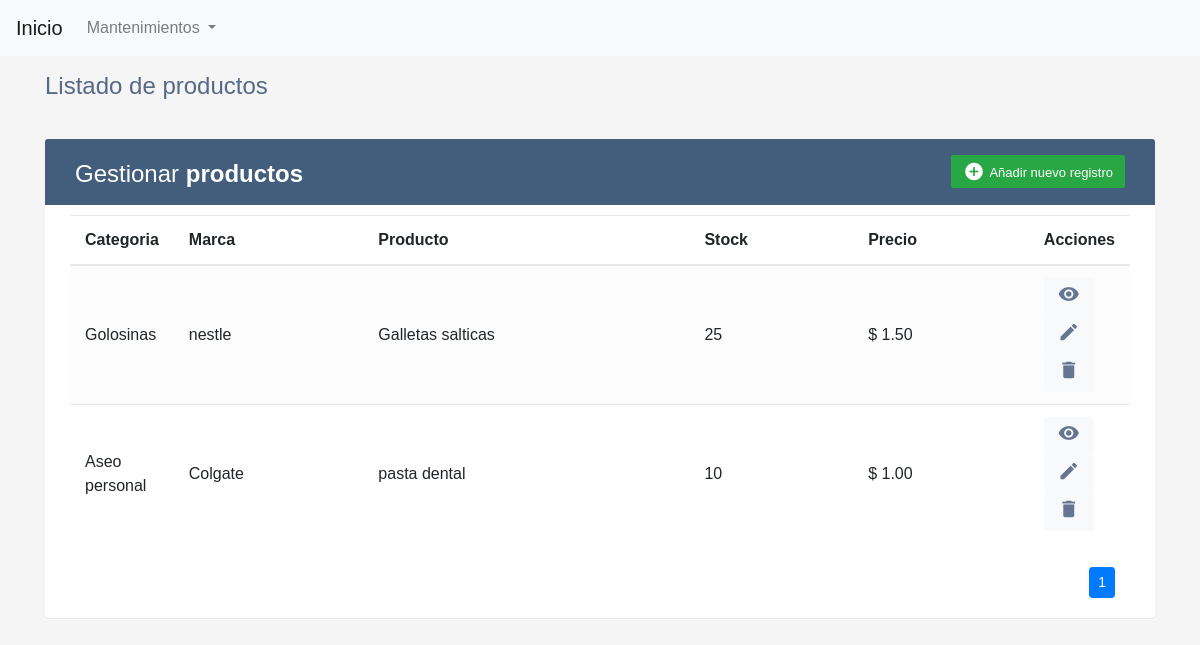
The page /producto/ on the database its author committed.
### producto/models.py (models this page shows, shortened)
class Producto(models.Model):
    producto = models.CharField(("Producto"), max_length=100, unique=True)
    categoria = models.ForeignKey(Categoria, verbose_name=("Categoria"), on_delete=models.PROTECT)
    marca = models.ForeignKey(Marca, verbose_name=("Marca"), on_delete=models.PROTECT)
    stock = models.IntegerField("Stock")
    precio = models.DecimalField(("Precio"), default="0", max_digits=5, decimal_places=2)
    class Meta:
        verbose_name = ("Producto")
        verbose_name_plural = ("Productos")

### categoria/models.py (models this page shows)
class Categoria(models.Model):
    categoria  = models.CharField("Categoria", max_length=100, unique=True, help_text="Ingrese una categoría")
    class Meta:
        verbose_name = 'Categoria'
        verbose_name_plural = 'Categorias'
    def __str__(self):
        return self.categoria

### marca/models.py (models this page shows)
class Marca(models.Model):
    marca  = models.CharField("Marca", max_length=100, unique=True, help_text="Ingrese una Marca")
    class Meta:
        verbose_name = 'Marca'
        verbose_name_plural = 'Marcas'
    def __str__(self):
        return self.marca

### producto/views.py (the view)
# urls.py: path('producto/', key.ProductoListView.as_view(), name="producto_list") ,
class ProductoListView(ListView):
    model = Producto
    template_name = "producto/producto_list.html"
    paginate_by = 4
    def get_context_data(self, **kwargs):
        context = super().get_context_data(**kwargs)
        context['titulo'] = "Listado de productos"
        context['entidad'] = "productos"
        return context

### template/producto/producto_list.html (shortened to what this page needs)
{% extends 'base.html' %}
{% block main %}
<div class="table-wrapper">
    <div class="table-title">
        <div class="row">
            <div class="col-sm-6">
                <h2>Gestionar <b>{{entidad}}</b></h2>
            </div>
            <div class="col-sm-6">
                <a href="{% url 'producto_create'%}" class="btn btn-success"><i class="material-icons">&#xE147;</i>
                    <span>Añadir nuevo registro</span></a>
            </div>
        </div>
    </div>
    <table class="table table-striped table-hover">
        <thead>
            <tr>
                <th>Categoria</th>
                <th>Marca</th>
                <th>Producto</th>
                <th>Stock</th>
                <th>Precio</th>
                <th>Acciones</th>
            </tr>
        </thead>
        <tbody>
            {% for dato in object_list %}
            <tr>
                <td>{{ dato.categoria }}</td>
                <td>{{ dato.marca }}</td>
                <td>{{ dato.producto }}</td>
                <td>{{ dato.stock }}</td>
                <td>$ {{ dato.precio }}</td>
                <td>
                    <a class="btn btn-light btn-sm " onclick="abrirModalDetalle('{% url 'producto_detail' dato.id%}')">
                        <i class="material-icons">visibility</i>
                    </a>
                    <a class="btn btn-light btn-sm" href="{% url 'producto_update' dato.id%}">
                        <i class="material-icons" data-toggle="tooltip" title="Edit">&#xE254;</i>
                    </a>
                    <a class="btn btn-light btn-sm" onclick="abrirModalEliminar('{% url 'producto_delete' dato.id%}')">
                        <i class="material-icons" data-toggle="modal" data-target="#exampleModal"  title="Delete">&#xE872;</i>
                    </a>
                </td>
            </tr>
            {% endfor %}
        </tbody>
    </table>
    <div class="clearfix">
        <div class="container-fluid">
            <ul class="pagination pagination-sm m-0 float-right">
                <nav aria-label="Page navigation example">
                    <ul class="pagination justify-content-center mt-2">
                         {% for i in page_obj.paginator.page_range %} {% if i == page_obj.number %}
                        <li class="page-item active">
                            <a class="page-link" href="#">{{ i }}</a>
                        </li>
                        {% else %}
                        <li class="page-item">
                            <a class="page-link" href="?page={{ i }}">{{ i }}</a>
                        </li>
                        {% endif %} {% endfor %}
                    </ul>
                </nav>
            </ul>
        </div>
    </div>
</div>
{% endblock main %}

### static/css/style.css (style rules this page uses)
body { color: #566787; background: #f5f5f5; font-family: 'Varela Round', sans-serif; }
.table-wrapper { background: #fff; padding: 20px 25px; margin: 30px 0; border-radius: 3px; box-shadow: 0 1px 1px rgba(0,0,0,.05); }
.table-title { padding-bottom: 15px; background: #435d7d; color: #fff; padding: 16px 30px; margin: -20px -25px 10px; border-radius: 3px 3px 0 0; }
.table-title h2 { margin: 5px 0 0; font-size: 24px; }
.table-title .btn { color: #fff; float: right; font-size: 13px; border: none; min-width: 50px; border-radius: 2px; border: none; outline: none !important; margin-left: 10px; }
.table-title .btn i { float: left; font-size: 21px; margin-right: 5px; }
.table-title .btn span { float: left; margin-top: 2px; }
table.table tr th, table.table tr td { border-color: #e9e9e9; padding: 12px 15px; vertical-align: middle; }
table.table tr th:first-child { width: 60px; }
table.table tr th:last-child { width: 100px; }
table.table-striped tbody tr:nth-of-type(odd) { background-color: #fcfcfc; }
table.table td:last-child i { opacity: 0.9; font-size: 22px; margin: 0 5px; }
table.table td a { font-weight: bold; color: #566787; display: inline-block; text-decoration: none; outline: none !important; }
table.table td i { font-size: 19px; }

### rows shown on the page
Producto: categoria "Golosinas", marca "nestle", producto "Galletas salticas", stock "25", precio "1.50"
Producto: categoria "Aseo personal", marca "Colgate", producto "pasta dental", stock "10", precio "1.00"

### other values the page prints
{{ titulo }} "Listado de productos"
{{ entidad }} "productos"
{{ i }} "1"
